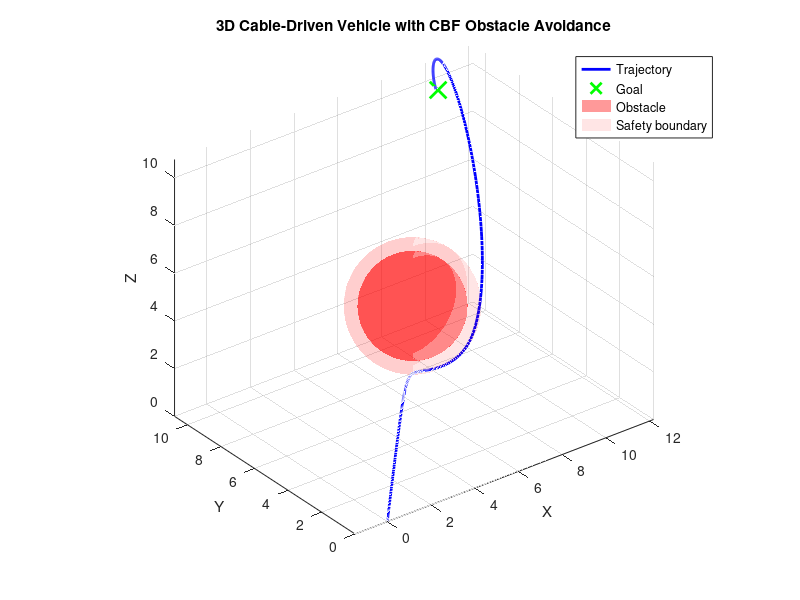

This figure's MATLAB source:
clc; clear; close all;

%sim parameters
dt = 0.02;
T = 20;

% Parameters
goal = [10;10;10];
obs  = [4.99;5;5];
r_obs = 2;
safety_margin = 0.5;
r_safe = r_obs + safety_margin;
    
% Control Barrier Function        
k0 = 3;
k1 = 3;

% Initial state [px; py; pz; vx; vy; vz]
x = [0;0;0;0;0;0];

traj = x;

for t = 0:dt:T
    
    p = x(1:3);
    v = x(4:6);
    
    % Nominal controller (PD to goal)
    kp = 3;
    kd = 2;
    
    u_nom = kp*(goal - p) - kd*v;
    
    h      = r_safe^2 - (p - obs)'*(p - obs);
    h_dot  = -2*(p - obs)'*v;
    
    Lfh = -2*(p - obs)'*v;

    L2fh  = -2*(v'*v);
    LgLfh = -2*(p - obs)';
    
    % For Au <= b form
    A = LgLfh;
    b = -L2fh - k1*h_dot - k0*h;

    % Check constraint
    if A*u_nom <= b
        u = u_nom;
    else
        % Project onto the half-space(constraint boundary)
        u = u_nom - ((A*u_nom - b)/(A*A')) * A';
    end
    
    % Apply dynamics
    
    p_dot = v;
    v_dot = u;
    
    x = x + dt*[p_dot; v_dot];
    
    traj = [traj x];
    
    % Stop if close to goal
    if norm(p - goal) < 0.1
        break;
    end
end

% 3D Plot
figure; hold on; grid on; axis equal;

% Trajectory
plot3(traj(1,:), traj(2,:), traj(3,:), ...
      'b','LineWidth',2);

% Goal
plot3(goal(1), goal(2), goal(3), ...
      'gx','MarkerSize',12,'LineWidth',2);

% Obstacle sphere
[Xs,Ys,Zs] = sphere(40);

surf(obs(1) + r_obs*Xs, ...
     obs(2) + r_obs*Ys, ...
     obs(3) + r_obs*Zs, ...
     'FaceColor','r', ...
     'FaceAlpha',0.4, ...
     'EdgeColor','none');

% Safety boundary
surf(obs(1) + r_safe*Xs, ...
     obs(2) + r_safe*Ys, ...
     obs(3) + r_safe*Zs, ...
     'FaceColor','r', ...
     'FaceAlpha',0.1, ...
     'EdgeColor','none');

xlabel('X');
ylabel('Y');
zlabel('Z');
title('3D Cable-Driven Vehicle with CBF Obstacle Avoidance');
legend('Trajectory','Goal','Obstacle','Safety boundary');

view(3);
